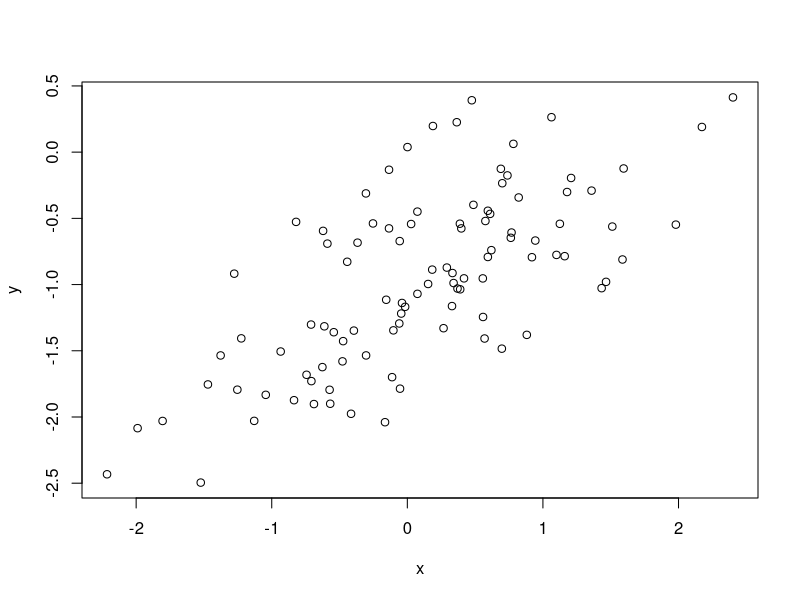
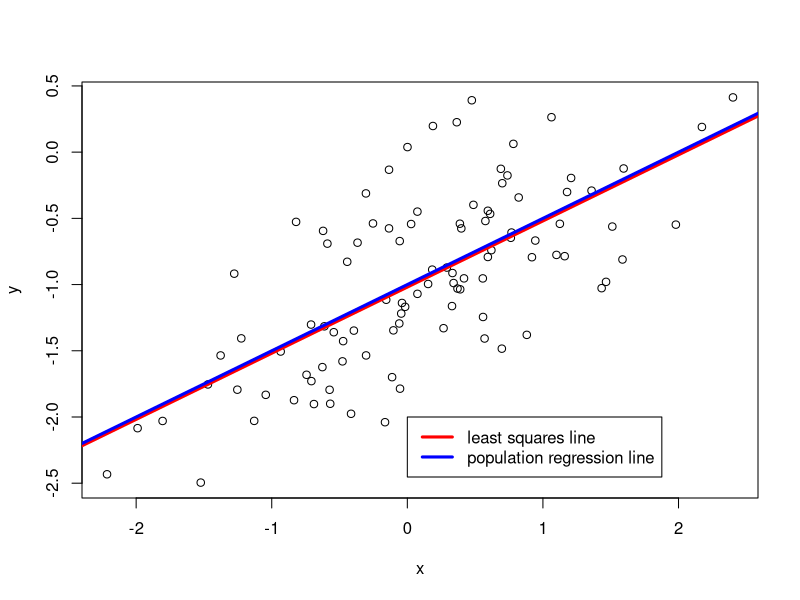
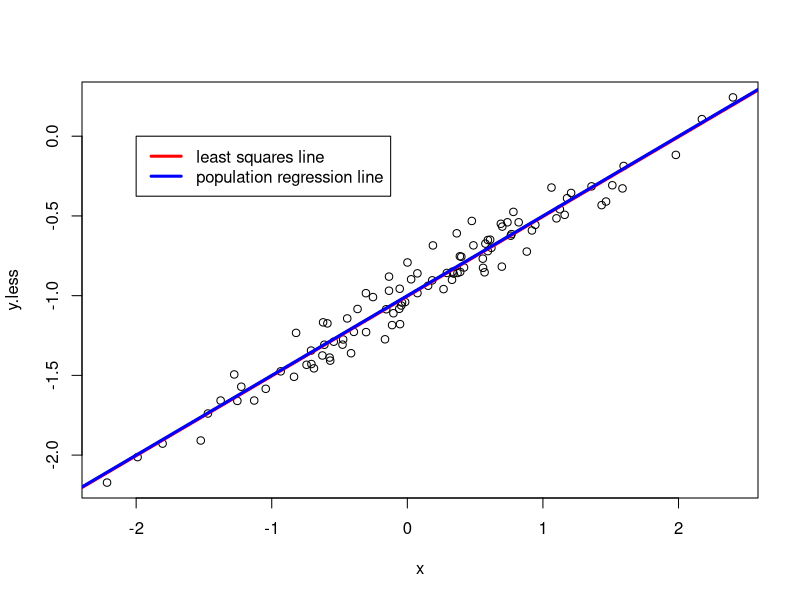
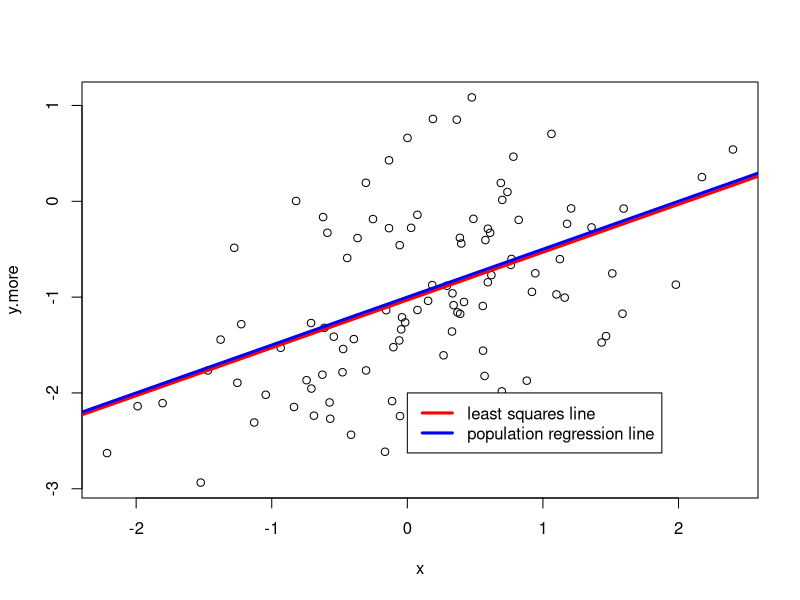

These charts were generated, in order, by the following R code:
#############################
# < Yi Qu >
# STAT W4240 
# Homework <HW 03> , Problem <3>
# < Homework Due Dat : Oct 14 >
#############################

#################
# Setup
#################
setwd("C:/Users/yi/Desktop/W4240/hw03")

#################
# Problem 3a
#################
#----- START YOUR CODE BLOCK HERE -----#
set.seed(1)
x <- rnorm(100, mean = 0, sd = 1)
#----- END YOUR CODE BLOCK HERE -----#

#################
# Problem 3b
#################
#----- START YOUR CODE BLOCK HERE -----#
eps <- rnorm(100, mean = 0, sd = 0.5)
#----- END YOUR CODE BLOCK HERE -----#

#################
# Problem 3c
#################
#----- START YOUR CODE BLOCK HERE -----#
y <- -1 + 0.5*x + eps
length(y) #the length of y is 100
# beta0 = -1, beta1 = 0.5
#----- END YOUR CODE BLOCK HERE -----#

#################
# Problem 3d
#################
#----- START YOUR CODE BLOCK HERE -----#
plot(x,y)
# x and y are linear associated.
#----- END YOUR CODE BLOCK HERE -----#

#################
# Problem 3e
#################
#----- START YOUR CODE BLOCK HERE -----#
fit <- lm(y~x)
coef(fit)
#(Intercept)           x 
# -1.0188463   0.4994698 
# smaller beta0 and smaler beta1.
#----- END YOUR CODE BLOCK HERE -----#

#################
# Problem 3f
#################
#----- START YOUR CODE BLOCK HERE -----#
plot(x,y)
abline(fit,col = "red",lwd = 3)
abline(a=-1,b= 0.5,col = "blue", lwd = 3)
legend(0,-2.0, # places a legend at the appropriate place 
c("least squares line","population regression line"), # puts text in the legend 
lty=c(1,1), # gives the legend appropriate symbols (lines)
lwd=c(3,3),col=c("red","blue")) # gives the legend lines the correct color and width
#----- END YOUR CODE BLOCK HERE -----#

#################
# Problem 3g
#################
#----- START YOUR CODE BLOCK HERE -----#
fit2 <- lm(y~x+I(x^2))
anova(fit,fit2)

# The null hypothesis is two models fit the data equally,
# since p-value = 0.1638, so the two models seem equally, 
# the quadratic term do not contribute much.
#----- END YOUR CODE BLOCK HERE -----#

#################
# Problem 3h
#################
#----- START YOUR CODE BLOCK HERE -----#
set.seed(1)
x <- rnorm(100, mean = 0, sd = 1)
eps.less <- rnorm(100, mean = 0, sd = 0.1)
y.less <- -1 + 0.5*x + eps.less
fit.less <- lm(y.less~x)
plot(x,y.less)
abline(fit.less,col = "red",lwd = 3)
abline(a=-1,b= 0.5,col = "blue", lwd = 3)
legend(-2,0, c("least squares line","population regression line"), lty=c(1,1),lwd=c(3,3),col=c("red","blue")) 
fit2.less <- lm(y.less~x+I(x^2))
anova(fit.less,fit2.less)
#----- END YOUR CODE BLOCK HERE -----#

#################
# Problem 3i
#################
#----- START YOUR CODE BLOCK HERE -----#
set.seed(1)
x <- rnorm(100, mean = 0, sd = 1)
eps.more<- rnorm(100, mean = 0, sd = 0.8)
y.more <- -1 + 0.5*x + eps.more
fit.more <- lm(y.more~x)
plot(x,y.more)
abline(fit.more,col = "red",lwd = 3)
abline(a=-1,b= 0.5,col = "blue", lwd = 3)
legend(0,-2, c("least squares line","population regression line"), lty=c(1,1),lwd=c(3,3),col=c("red","blue")) 
fit2.more <- lm(y.more~x+I(x^2))
anova(fit.more,fit2.more)
#----- END YOUR CODE BLOCK HERE -----#

#################
# Problem 3j
#################
#----- START YOUR CODE BLOCK HERE -----#
confint(fit)
confint(fit.less)
confint(fit.more)
# the noisier data has wider confidence intervals, vice versa.
# the confidence interval are related to SSE.
#----- END YOUR CODE BLOCK HERE -----#





